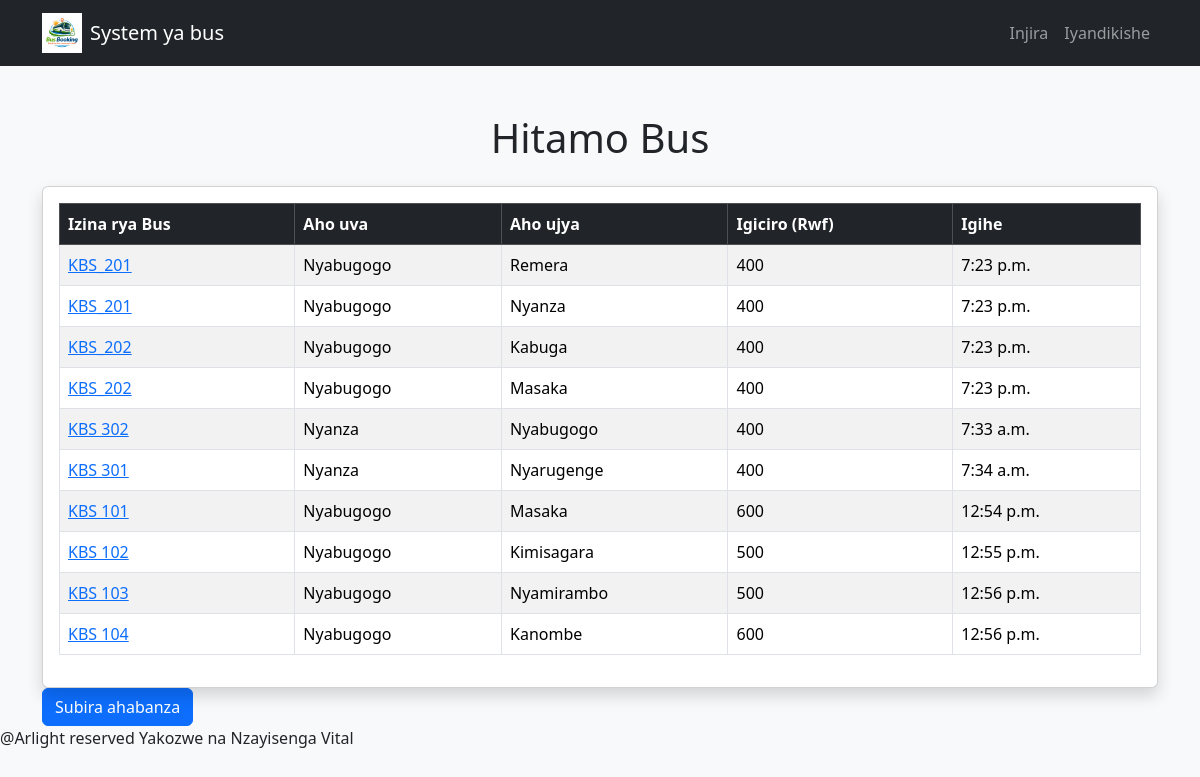
The app's page /getbus/ with its own data.
### mybus/models.py (models this page shows, shortened)
class Location(models.Model):
    busname = models.CharField(max_length=100)
    from_location = models.CharField(max_length=100)
    to_location = models.CharField(max_length=100)
    price = models.IntegerField()
    time = models.TimeField()

### mybus/views.py (the view)
# urls.py: path('getbus/', views.getbus, name='getbus'),
def getbus(request):
    your_bus = Location.objects.all()
    return render(request, 'mybus/getBus.html', {'buses':your_bus})

### mybus/templates/mybus/getBus.html (shortened to what this page needs)
{%load static%}
<!DOCTYPE html>
<html lang="en">
<head>
    <link href="https://cdn.jsdelivr.net/npm/bootstrap@5.3.8/dist/css/bootstrap.min.css" rel="stylesheet">
    <link rel="stylesheet" href="{% static 'css/style.css' %}">
</head>
<body class="bg-light">
    <nav class="navbar navbar-expand-lg navbar-dark bg-dark">
        <div class="container">
            <a class="navbar-brand d-flex align-items-center" href="#">
                <img src="{% static 'images/logo.png' %}" width="40" height="40" class="me-2">
                System ya bus
            </a>
            <div class="collapse navbar-collapse" id="navbarNav">
                <ul class="navbar-nav ms-auto">
                    {% if user.is_authenticated %}
                    <li class="nav-item d-flex align-items-center me-5">
                        <span class="nav-link disabled">
                            <h3 style="color: white;">Muraho🙋‍♂️, {{ user.username }}</h3>
                        </span>
                    </li>
                    <li class="nav-item">
                        <a href="{% url 'home'%}" class="nav-link text-success">Ahabanza</a>
                    </li>
                    <li class="nav-item">
                        <a class="nav-link text-white" href="{% url 'about'%}">ibitwerekeyeho</a>
                    </li>
                    <li class="nav-item">
                        <a class="nav-link text-white" href="{% url 'contact'%}">Telephone</a>
                    </li>
                    <li class="nav-item">
                        <a class="nav-link text-white" href="{% url 'designer'%}">Uwayikoze</a>
                    </li>
                    <li class="nav-item">
                        <a class="nav-link text-danger" href="{% url 'logout' %}">Sohoka</a>
                    </li>
                    {% else %}
                    <li class="nav-item">
                        <a class="nav-link" href="{% url 'login' %}">Injira</a>
                    </li>
                    <li class="nav-item">
                        <a class="nav-link" href="{% url 'register' %}">Iyandikishe</a>
                    </li>
                    {% endif %}
                </ul>
            </div>
        </div>
    </nav>
    <div class="container mt-5">
        <h1 class="text-center mb-4">Hitamo Bus</h1>
        <div class="card shadow">
            <div class="card-body">
                <table class="table table-striped table-hover table-bordered align-middle">
                    <thead class="table-dark">
                        <tr>
                            <th>Izina rya Bus</th>
                            <th>Aho uva</th>
                            <th>Aho ujya</th>
                            <th>Igiciro (Rwf)</th>
                            <th>Igihe</th>
                        </tr>
                    </thead>
                    <tbody>
                        {% for bus in buses %}
                        <tr>
                            <td><a href="{%url 'book_bus' bus.id%}">{{ bus.busname }}</a></td>
                            <td>{{ bus.from_location }}</td>
                            <td>{{ bus.to_location }}</td>
                            <td>{{ bus.price }}</td>
                            <td>{{ bus.time }}</td>
                        </tr>
                        {% endfor %}
                    </tbody>
                </table>
            </div>
        </div>
        <a href="{%url 'home'%}"><button class="btn btn-primary">Subira ahabanza</button></a>
    </div>
    <footer>
        <p style="margin-bottom: 5px;">@Arlight reserved Yakozwe na Nzayisenga Vital</p>
    </footer>
</body>
</html>

### records on screen
Location: busname "KBS_201", from_location "Nyabugogo", to_location "Remera", price "400", time "7:23 p.m."
Location: busname "KBS_201", from_location "Nyabugogo", to_location "Nyanza", price "400", time "7:23 p.m."
Location: busname "KBS_202", from_location "Nyabugogo", to_location "Kabuga", price "400", time "7:23 p.m."
Location: busname "KBS_202", from_location "Nyabugogo", to_location "Masaka", price "400", time "7:23 p.m."
Location: busname "KBS 302", from_location "Nyanza", to_location "Nyabugogo", price "400", time "7:33 a.m."
Location: busname "KBS 301", from_location "Nyanza", to_location "Nyarugenge", price "400", time "7:34 a.m."
Location: busname "KBS 101", from_location "Nyabugogo", to_location "Masaka", price "600", time "12:54 p.m."
Location: busname "KBS 102", from_location "Nyabugogo", to_location "Kimisagara", price "500", time "12:55 p.m."
Location: busname "KBS 103", from_location "Nyabugogo", to_location "Nyamirambo", price "500", time "12:56 p.m."
Location: busname "KBS 104", from_location "Nyabugogo", to_location "Kanombe", price "600", time "12:56 p.m."
